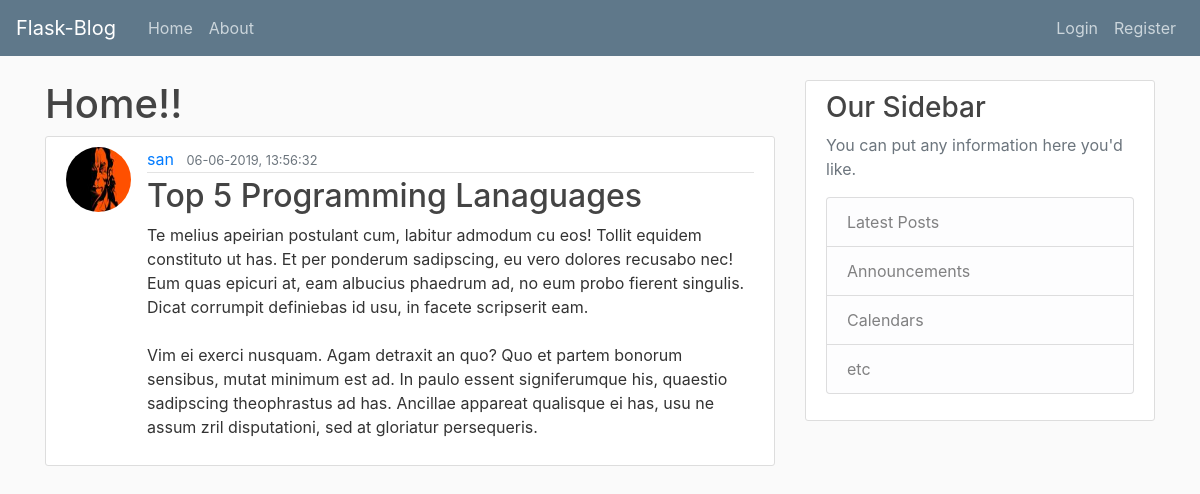
The page /post/5 on the database its author committed.
### flaskblog/models.py (models this page shows, shortened)
class User(db.Model, UserMixin):
    id = db.Column(db.Integer, primary_key=True)
    username = db.Column(db.String(20), unique=True, nullable=False)
    email = db.Column(db.String(150), unique=True, nullable=False)
    image_file = db.Column(db.String(20), nullable=False, default='default.jpg')
    password = db.Column(db.String(60), nullable=False)
    posts = db.relationship('Post', backref='author', lazy=True)

class Post(db.Model):
    id = db.Column(db.Integer, primary_key=True)
    title = db.Column(db.String(300), nullable=False)
    date_poster = db.Column(db.DateTime, nullable=False, default=datetime.utcnow)
    content = db.Column(db.Text, nullable=False)
    user_id = db.Column(db.Integer, db.ForeignKey('user.id'), nullable=False)

### flaskblog/routes.py (the view)
@app.route('/post/<int:post_id>')
def post(post_id):
    post = Post.query.get_or_404(post_id)
    return render_template('post.html', title=post.title, post=post)

### flaskblog/templates/post.html (shortened to what this page needs)
{% extends "layout.html" %}
{% block content %}
    <h1>Home!!</h1>
    <article class="media content-section">
        <img class="rounded-circle article-img"
            src="{{ url_for('static', filename='profile_pix/'+ post.author.image_file) }}">
        <div class="media-body">
            <div class="article-metadata">
                <a class="mr-2" href="{{ url_for('posts_by_user', username=post.author.username)}}">{{ post.author.username }}</a>
                <small class="text-muted">{{ post.date_poster.strftime('%d-%m-%Y, %H:%M:%S') }}</small>
            </div>
            <h2 class="article-title">{{ post.title }}</h2>
            <p class="article-content">{{ post.content }}</p>
        </div>
    </article>
{% endblock content %}

### flaskblog/static/main.css (style rules this page uses)
body { background: #fafafa; color: #333333; margin-top: 5rem; }
h1, h2, h3, h4, h5, h6 { color: #444444; }
.content-section { background: #ffffff; padding: 10px 20px; border: 1px solid #dddddd; border-radius: 3px; margin-bottom: 20px; }
.article-title { color: #444444; }
.article-content { white-space: pre-line; }
.article-img { height: 65px; width: 65px; margin-right: 16px; }
.article-metadata { padding-bottom: 1px; margin-bottom: 4px; border-bottom: 1px solid #e3e3e3 }

### rows shown on the page
User: image_file (picture), author.username "san"
Post: date_poster "06-06-2019, 13:56:32", title "Top 5 Programming Lanaguages", content "Te melius apeirian postulant cum, labitur admodum cu eos! Tollit equidem constituto ut has. Et per ponderum sadipscing, eu vero dolores recusabo nec! Eum quas epicuri at, eam albucius phaedrum ad, no eum probo fierent singulis. Dicat corrumpit definiebas id usu, in facete scripserit eam. Vim ei exerci nusquam. Agam detraxit an quo? Quo et partem bonorum sensibus, mutat minimum est ad. In paulo essent signiferumque his, quaestio sadipscing theophrastus ad has. Ancillae appareat qualisque ei has, usu ne assum zril disputationi, sed at gloriatur persequeris."
